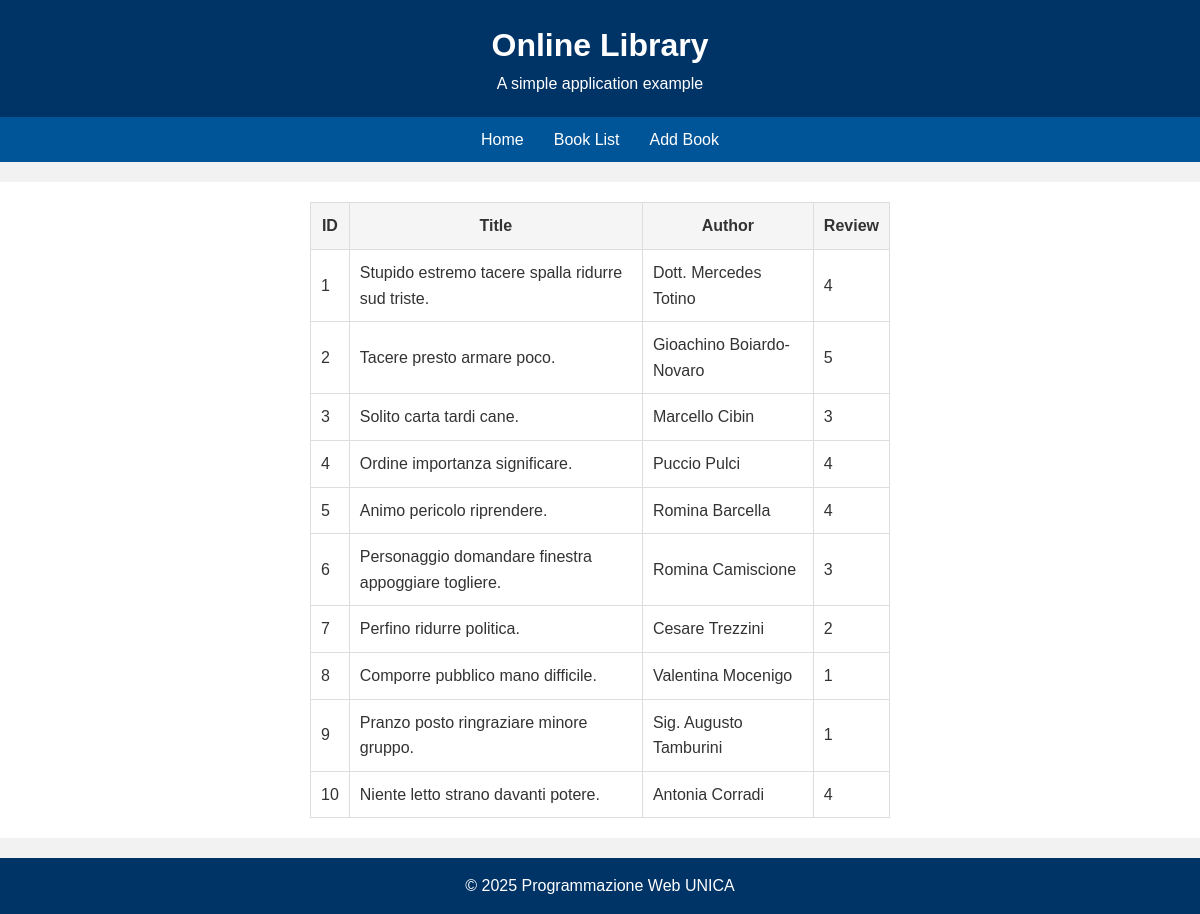
The page /book_list on the database its author committed.
### models/book.py (models this page shows)
class BookBase(SQLModel):  # Classe base per tutti i modelli di libri
    title: str  # Campo obbligatorio per il titolo del libro
    author: str  # Campo obbligatorio per l'autore del libro
    review: Annotated[int | None, Field(ge=1, le=5)] = None

class Book(BookBase, table=True):  # Modello per la tabella del database
    id: int = Field(default=None, primary_key=True)
    user_id: int | None = Field(default=None, foreign_key="user.id")  # Campo opzionale per l'ID dell'utente che ha creato il libro

### routers/frontend.py (the view)
@router.get("/book_list", response_class=HTMLResponse)
def show_book_list(request: Request, session: SessionDep):
    statement = select(Book)
    books = session.exec(statement).all()
    context = {"books": books}
    return templates.TemplateResponse(
        request=request, name="list.html", context=context
    )

### data/db.py (called while the page is built)
def get_session():
    with Session(engine) as session:
        yield session

### templates/list.html
{% extends "base.html" %}
{% block content %}
<table>
  <tr>
    <th>ID</th>
     <th>Title</th>
     <th>Author</th>
     <th>Review</th>
  </tr>
  {% for book in books %}
    <tr>
        <td>{{ book.id }}</td>
        <td>{{ book.title }}</td>
        <td>{{ book.author }}</td>
        <td>{{ book.review }}</td>
    </tr>
    {% endfor %}
</table>
{% endblock %}

### templates/base.html (shortened to what this page needs)
<!DOCTYPE html>
<head>
    <link rel="stylesheet" href="{{ url_for('static', path='styles.css') }}">
</head>
<body>
  <header>
    <h1>Online Library</h1>
    <p>A simple application example</p>
  </header>
  <nav>
    <a href="/">Home</a>
    <a href="{{ url_for('show_book_list') }}">Book List</a>
    <a href="{{ url_for('add_book_form') }}">Add Book</a>
  </nav>
  <div class="container">
    {% block content %} {% endblock %}
  </div>
  <footer>
    <p>&copy; 2025 Programmazione Web UNICA</p>
  </footer>
</body>
</html>

### static/styles.css (style rules this page uses)
* { margin: 0; padding: 0; box-sizing: border-box; }
body { font-family: Arial, sans-serif; background-color: #f2f2f2; color: #333; line-height: 1.6; }
nav { background: #005599; display: flex; justify-content: center; padding: 10px; }
nav a { color: #fff; text-decoration: none; margin: 0 15px; font-size: 16px; transition: color 0.3s; }
.container { max-width: 1200px; margin: 20px auto; padding: 20px; background-color: #fff; }
header { background: #003366; color: #fff; padding: 20px; text-align: center; }
footer { background: #003366; color: #fff; text-align: center; padding: 15px; margin-top: 20px; }
table { width: 50%; margin: 0 auto; border-collapse: collapse; }
th, td { padding: 10px; border: 1px solid #ddd; }
th { background-color: #f5f5f5; }

### rows shown on the page
Book: id "1", title "Stupido estremo tacere spalla ridurre sud triste.", author "Dott. Mercedes Totino", review "4"
Book: id "2", title "Tacere presto armare poco.", author "Gioachino Boiardo-Novaro", review "5"
Book: id "3", title "Solito carta tardi cane.", author "Marcello Cibin", review "3"
Book: id "4", title "Ordine importanza significare.", author "Puccio Pulci", review "4"
Book: id "5", title "Animo pericolo riprendere.", author "Romina Barcella", review "4"
Book: id "6", title "Personaggio domandare finestra appoggiare togliere.", author "Romina Camiscione", review "3"
Book: id "7", title "Perfino ridurre politica.", author "Cesare Trezzini", review "2"
Book: id "8", title "Comporre pubblico mano difficile.", author "Valentina Mocenigo", review "1"
Book: id "9", title "Pranzo posto ringraziare minore gruppo.", author "Sig. Augusto Tamburini", review "1"
Book: id "10", title "Niente letto strano davanti potere.", author "Antonia Corradi", review "4"
